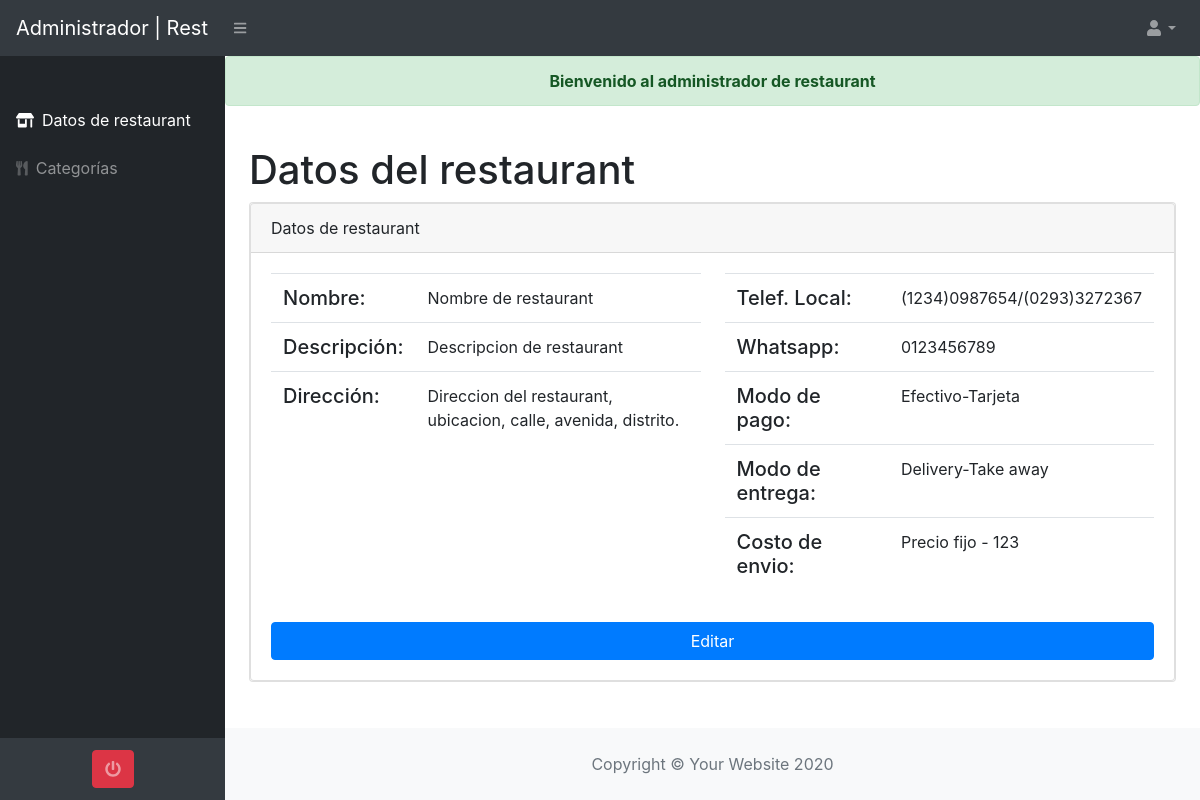
/admin/home.php (signed in), run on an earlier commit of the app's database.
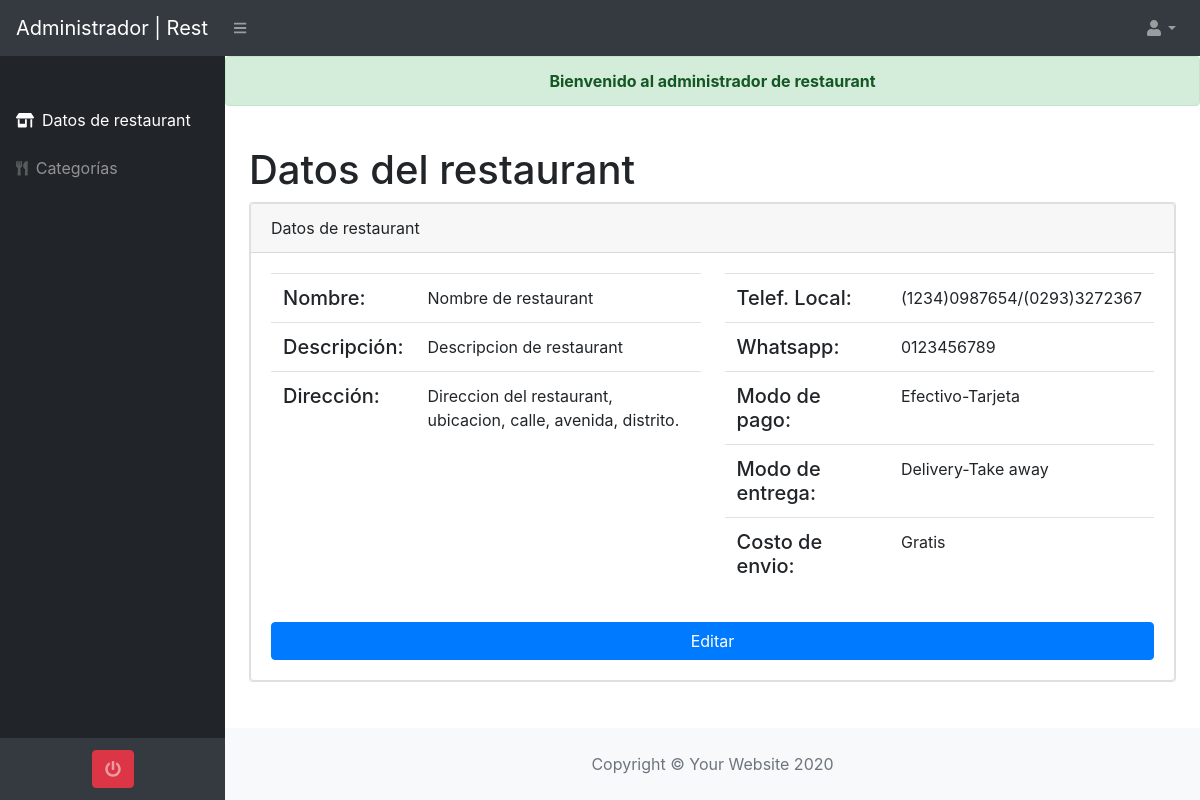
And on a later commit of the database.
### tables this page shows
CREATE TABLE `datos` (
  `id` int(11) NOT NULL,
  `nombre` varchar(255) NOT NULL,
  `descripcion` text NOT NULL,
  `telefono_local` varchar(255) NOT NULL,
  `whatsapp` varchar(255) NOT NULL,
  `direccion` text NOT NULL,
  `pago` varchar(255) NOT NULL,
  `entrega` varchar(255) NOT NULL,
  `envio` varchar(255) NOT NULL,
  `monto` varchar(20) NOT NULL,
  `imagen` varchar(255) NOT NULL
);

### admin/clases/ConnDb.php (called while the page is built)
<?php
class ConnDb
{
	static public function conectar(){
		$servidor = "mysql:dbname=restadm;host=127.0.0.1";
		$usuario = "root";
		$clave = "";
		try {
			$pdo = new PDO($servidor, $usuario, $clave, array(PDO::MYSQL_ATTR_INIT_COMMAND=>("SET NAMES utf8")));
			return $pdo;
		}catch(PDOException $e){
			echo "Error al conectar ".$e;
			exit;
		}
	}
}

### admin/clases/cargar_clases.php (called while the page is built, shortened)
<?php
	include "ConnDb.php";
	include "Datos.php";
	$datos = new Datos;

### admin/clases/Datos.php (called while the page is built, shortened)
<?php
class Datos
{
	private $conn;
	public function __construct()
	{
		$this->conn = ConnDb::conectar();
	}
	public function mostrarDatos()
	{
		$sql = "SELECT * FROM datos
				WHERE id = '1'";
		$sentencia = $this->conn->prepare($sql);
		$sentencia->execute();
		$restaurant = $sentencia->fetch(PDO::FETCH_ASSOC);
		return $restaurant;
	}
}

### admin/home.php (the view, shortened to what this page needs)
<?php
include "clases/cargar_clases.php";
$data = $datos->mostrarDatos();
?>
<!DOCTYPE html>
<html lang="en">
    <head>
        <link href="dist/css/styles.css" rel="stylesheet" />
        <link href="https://cdn.datatables.net/1.10.20/css/dataTables.bootstrap4.min.css" rel="stylesheet" />
    </head>
    <body class="sb-nav-fixed">
        <?php include "includes/superior.php";?>
        <div id="layoutSidenav">
            <?php include "includes/lateral.php";?>
            <div id="layoutSidenav_content">
                <main>
                <?php
                if(isset($_SESSION['mensaje'])){
                ?>
                <div class="alert alert-<?php echo $_SESSION['tipo'];?>" align="center" >
                    <strong> <?php echo $_SESSION['mensaje'];?> </strong>
                </div>
                <?php
                }
                ?>
                    <div class="container-fluid">
                        <div class="d-flex">
                            <h1 class="mt-4">Datos del restaurant</h1>
                        </div>
                        <div class="card mb-4">
                            <div class="card">
                                <div class="card-header">
                                    Datos de restaurant
                                </div>
                                <div class="card-body">
                                    <div class="row">
                                        <div class="col-12 col-md-6 mb-3">
                                            <table class="table table">
                                                <tr>
                                                    <td>
                                                        <h5 class="mb-0">Nombre:</h5>
                                                    </td>
                                                    <td>
                                                        <?php echo $data['nombre'];?>
                                                    </td>
                                                </tr>
                                                <tr>
                                                    <td>
                                                        <h5 class="mb-0">Descripción:</h5>
                                                    </td>
                                                    <td>
                                                        <?php echo $data['descripcion'];?>
                                                    </td>
                                                </tr>
                                                <tr>
                                                    <td>
                                                        <h5 class="mb-0">Dirección:</h5>
                                                    </td>
                                                    <td>
                                                        <?php echo $data['direccion'];?>
                                                    </td>
                                                </tr>
                                            </table>
                                        </div>
                                        <div class="col-12 col-md-6 mb-3">
                                            <table class="table table">
                                                <tr>
                                                    <td>
                                                        <h5 class="mb-0">Telef. Local:</h5>
                                                    </td>
                                                    <td>
                                                        <?php echo $data['telefono_local'];?>
                                                    </td>
                                                </tr>
                                                <tr>
                                                    <td>
                                                        <h5 class="mb-0">Whatsapp:</h5>
                                                    </td>
                                                    <td>
                                                        <?php echo $data['whatsapp'];?>
                                                    </td>
                                                </tr>
                                                <tr>
                                                    <td>
                                                        <h5 class="mb-0">Modo de pago:</h5>
                                                    </td>
                                                    <td>
                                                        <?php echo $data['pago'];?>
                                                    </td>
                                                </tr>
                                                <tr>
                                                    <td>
                                                        <h5 class="mb-0">Modo de entrega:</h5>
                                                    </td>
                                                    <td>
                                                        <?php echo $data['entrega'];?>
                                                    </td>
                                                </tr>
                                                <tr>
                                                    <td>
                                                        <h5 class="mb-0">Costo de envio:</h5>
                                                    </td>
                                                    <td>
                                                        <?php
                                                            echo $data['envio'];
                                                            echo ($data['envio'] == "Precio fijo")? " - ".$data['monto']: "";
                                                        ?>
                                                    </td>
                                                </tr>
                                            </table>
                                        </div>
                                    </div>
                                    <a href="#" class="btn btn-primary btn-block" data-toggle="modal" data-target="#dataRestaurant">Editar</a>
                                </div>
                            </div>
                        </div>
                    </div>
                </main>
                <?php include "footer.php";?>
            </div>
        </div>
    </body>
</html>

### admin/includes/superior.php (shortened to what this page needs)
<nav class="sb-topnav navbar navbar-expand navbar-dark bg-dark">
    <a class="navbar-brand" href="index.html">Administrador | Rest</a>
    <button class="btn btn-link btn-sm order-1 order-lg-0" id="sidebarToggle" href="#"><i class="fas fa-bars"></i></button>
    <ul class="navbar-nav ml-auto">
        <li class="nav-item dropdown">
            <a class="nav-link dropdown-toggle" id="userDropdown" href="#" role="button" data-toggle="dropdown" aria-haspopup="true" aria-expanded="false"><i class="fas fa-user fa-fw"></i></a>
        </li>
    </ul>
</nav>

### admin/includes/lateral.php
<div id="layoutSidenav_nav">
    <nav class="sb-sidenav accordion sb-sidenav-dark" id="sidenavAccordion">
        <div class="sb-sidenav-menu">
            <div class="nav">
                <div class="sb-sidenav-menu-heading"></div>
                <a class="nav-link" href="home.php">
                    <div class="sb-nav-link-icon"><i class="fas fa-store-alt"></i></div>
                    Datos de restaurant
                </a>
                <a class="nav-link" href="categorias.php">
                    <div class="sb-nav-link-icon"><i class="fas fa-utensils"></i></div>
                    Categorías
                </a>
            </div>
        </div>
        <div class="sb-sidenav-footer" style="text-align: center;">
            <a class="btn btn-danger" onClick="salir()"><i class="fas fa-power-off"></i></a>
        </div>
    </nav>
</div>

### admin/footer.php
<div id="layoutAuthentication_footer">
    <footer class="py-4 bg-light mt-auto">
        <div class="container-fluid">
            <div>
                <div class="text-muted text-center ">Copyright &copy; Your Website 2020</div>
            </div>
        </div>
    </footer>
</div>

What changed in the data, as far as the page shows it:
changed datos "Nombre de restaurant": envio "Precio fijo" → "Gratis"; monto "123" → (not shown)
